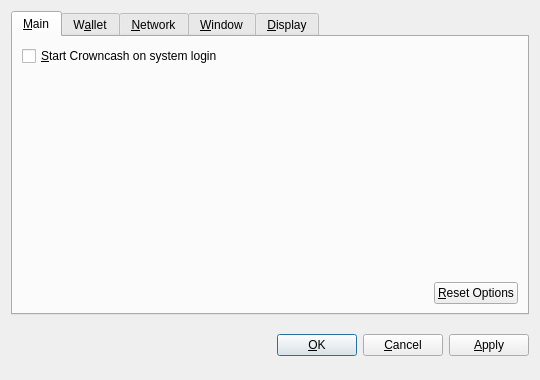
<?xml version="1.0" encoding="UTF-8"?>
<ui version="4.0">
 <class>OptionsDialog</class>
 <widget class="QDialog" name="OptionsDialog">
  <property name="geometry">
   <rect>
    <x>0</x>
    <y>0</y>
    <width>540</width>
    <height>380</height>
   </rect>
  </property>
  <property name="windowTitle">
   <string>Options</string>
  </property>
  <property name="styleSheet">
   <string notr="true">background-image: url(:/images/bkg2);</string>
  </property>
  <property name="modal">
   <bool>true</bool>
  </property>
  <layout class="QVBoxLayout" name="verticalLayout">
   <item>
    <widget class="QTabWidget" name="tabWidget">
     <property name="tabPosition">
      <enum>QTabWidget::North</enum>
     </property>
     <property name="currentIndex">
      <number>0</number>
     </property>
     <widget class="QWidget" name="tabMain">
      <attribute name="title">
       <string>&amp;Main</string>
      </attribute>
      <layout class="QVBoxLayout" name="verticalLayout_Main">
       <item>
        <widget class="QCheckBox" name="bitcoinAtStartup">
         <property name="toolTip">
          <string>Automatically start Crowncash after logging in to the system.</string>
         </property>
         <property name="text">
          <string>&amp;Start Crowncash on system login</string>
         </property>
        </widget>
       </item>
       <item>
        <spacer name="verticalSpacer_Main">
         <property name="orientation">
          <enum>Qt::Vertical</enum>
         </property>
         <property name="sizeHint" stdset="0">
          <size>
           <width>20</width>
           <height>40</height>
          </size>
         </property>
        </spacer>
       </item>
       <item>
        <layout class="QHBoxLayout" name="horizontalLayout_2_Main">
         <item>
          <spacer name="horizontalSpacer_2_Main">
           <property name="orientation">
            <enum>Qt::Horizontal</enum>
           </property>
           <property name="sizeHint" stdset="0">
            <size>
             <width>40</width>
             <height>20</height>
            </size>
           </property>
          </spacer>
         </item>
         <item>
          <widget class="QPushButton" name="resetButton">
           <property name="toolTip">
            <string>Reset all client options to default.</string>
           </property>
           <property name="text">
            <string>&amp;Reset Options</string>
           </property>
           <property name="autoDefault">
            <bool>false</bool>
           </property>
          </widget>
         </item>
        </layout>
       </item>
      </layout>
     </widget>
     <widget class="QWidget" name="tabWallet">
      <attribute name="title">
       <string>W&amp;allet</string>
      </attribute>
      <layout class="QVBoxLayout" name="verticalLayout_Network">
       <item>
        <widget class="QLabel" name="transactionFeeInfoLabel">
         <property name="text">
          <string>Optional transaction fee per kB that helps make sure your transactions are processed quickly. Most transactions are 1 kB.</string>
         </property>
         <property name="textFormat">
          <enum>Qt::PlainText</enum>
         </property>
         <property name="wordWrap">
          <bool>true</bool>
         </property>
        </widget>
       </item>
       <item>
        <layout class="QHBoxLayout" name="horizontalLayout_1_Main">
         <item>
          <widget class="QLabel" name="transactionFeeLabel">
           <property name="text">
            <string>Pay transaction &amp;fee</string>
           </property>
           <property name="textFormat">
            <enum>Qt::PlainText</enum>
           </property>
           <property name="buddy">
            <cstring>transactionFee</cstring>
           </property>
          </widget>
         </item>
         <item>
          <widget class="BitcoinAmountField" name="transactionFee"/>
         </item>
         <item>
          <spacer name="horizontalSpacer_1_Main">
           <property name="orientation">
            <enum>Qt::Horizontal</enum>
           </property>
           <property name="sizeHint" stdset="0">
            <size>
             <width>40</width>
             <height>20</height>
            </size>
           </property>
          </spacer>
         </item>
        </layout>
       </item>
       <item>
        <widget class="QLabel" name="label">
         <property name="text">
          <string>If you disable the spending of unconfirmed change, the change from a transaction cannot be used until that transaction has at least one confirmation. This also affects how your balance is computed.</string>
         </property>
         <property name="wordWrap">
          <bool>true</bool>
         </property>
        </widget>
       </item>
       <item>
        <widget class="QCheckBox" name="spendZeroConfChange">
         <property name="text">
          <string>Spend unconfirmed change  (experts only)</string>
         </property>
        </widget>
       </item>
       <item>
        <spacer name="verticalSpacer">
         <property name="orientation">
          <enum>Qt::Vertical</enum>
         </property>
         <property name="sizeHint" stdset="0">
          <size>
           <width>20</width>
           <height>40</height>
          </size>
         </property>
        </spacer>
       </item>
      </layout>
     </widget>
     <widget class="QWidget" name="tabNetwork">
      <attribute name="title">
       <string>&amp;Network</string>
      </attribute>
      <layout class="QVBoxLayout" name="verticalLayout_Network">
       <item>
        <widget class="QCheckBox" name="mapPortUpnp">
         <property name="toolTip">
          <string>Automatically open the Crowncash client port on the router. This only works when your router supports UPnP and it is enabled.</string>
         </property>
         <property name="text">
          <string>Map port using &amp;UPnP</string>
         </property>
        </widget>
       </item>
       <item>
        <widget class="QCheckBox" name="connectSocks">
         <property name="toolTip">
          <string>Connect to the Crowncash network through a SOCKS proxy (e.g. when connecting through Tor).</string>
         </property>
         <property name="text">
          <string>&amp;Connect through SOCKS proxy:</string>
         </property>
        </widget>
       </item>
       <item>
        <layout class="QHBoxLayout" name="horizontalLayout_Network">
         <item>
          <widget class="QLabel" name="proxyIpLabel">
           <property name="text">
            <string>Proxy &amp;IP:</string>
           </property>
           <property name="textFormat">
            <enum>Qt::PlainText</enum>
           </property>
           <property name="buddy">
            <cstring>proxyIp</cstring>
           </property>
          </widget>
         </item>
         <item>
          <widget class="QValidatedLineEdit" name="proxyIp">
           <property name="maximumSize">
            <size>
             <width>140</width>
             <height>16777215</height>
            </size>
           </property>
           <property name="toolTip">
            <string>IP address of the proxy (e.g. 127.0.0.1)</string>
           </property>
          </widget>
         </item>
         <item>
          <widget class="QLabel" name="proxyPortLabel">
           <property name="text">
            <string>&amp;Port:</string>
           </property>
           <property name="textFormat">
            <enum>Qt::PlainText</enum>
           </property>
           <property name="buddy">
            <cstring>proxyPort</cstring>
           </property>
          </widget>
         </item>
         <item>
          <widget class="QLineEdit" name="proxyPort">
           <property name="maximumSize">
            <size>
             <width>55</width>
             <height>16777215</height>
            </size>
           </property>
           <property name="toolTip">
            <string>Port of the proxy (e.g. 9050)</string>
           </property>
          </widget>
         </item>
         <item>
          <widget class="QLabel" name="socksVersionLabel">
           <property name="text">
            <string>SOCKS &amp;Version:</string>
           </property>
           <property name="textFormat">
            <enum>Qt::PlainText</enum>
           </property>
           <property name="buddy">
            <cstring>socksVersion</cstring>
           </property>
          </widget>
         </item>
         <item>
          <widget class="QValueComboBox" name="socksVersion">
           <property name="toolTip">
            <string>SOCKS version of the proxy (e.g. 5)</string>
           </property>
          </widget>
         </item>
         <item>
          <spacer name="horizontalSpacer_Network">
           <property name="orientation">
            <enum>Qt::Horizontal</enum>
           </property>
           <property name="sizeHint" stdset="0">
            <size>
             <width>40</width>
             <height>20</height>
            </size>
           </property>
          </spacer>
         </item>
        </layout>
       </item>
       <item>
        <spacer name="verticalSpacer_Network">
         <property name="orientation">
          <enum>Qt::Vertical</enum>
         </property>
         <property name="sizeHint" stdset="0">
          <size>
           <width>20</width>
           <height>40</height>
          </size>
         </property>
        </spacer>
       </item>
      </layout>
     </widget>
     <widget class="QWidget" name="tabWindow">
      <attribute name="title">
       <string>&amp;Window</string>
      </attribute>
      <layout class="QVBoxLayout" name="verticalLayout_Window">
       <item>
        <widget class="QCheckBox" name="minimizeToTray">
         <property name="toolTip">
          <string>Show only a tray icon after minimizing the window.</string>
         </property>
         <property name="text">
          <string>&amp;Minimize to the tray instead of the taskbar</string>
         </property>
        </widget>
       </item>
       <item>
        <widget class="QCheckBox" name="minimizeOnClose">
         <property name="toolTip">
          <string>Minimize instead of exit the application when the window is closed. When this option is enabled, the application will be closed only after selecting Quit in the menu.</string>
         </property>
         <property name="text">
          <string>M&amp;inimize on close</string>
         </property>
        </widget>
       </item>
       <item>
        <spacer name="verticalSpacer_Window">
         <property name="orientation">
          <enum>Qt::Vertical</enum>
         </property>
         <property name="sizeHint" stdset="0">
          <size>
           <width>20</width>
           <height>40</height>
          </size>
         </property>
        </spacer>
       </item>
      </layout>
     </widget>
     <widget class="QWidget" name="tabDisplay">
      <attribute name="title">
       <string>&amp;Display</string>
      </attribute>
      <layout class="QVBoxLayout" name="verticalLayout_Display">
       <item>
        <layout class="QHBoxLayout" name="horizontalLayout_1_Display">
         <item>
          <widget class="QLabel" name="langLabel">
           <property name="text">
            <string>User Interface &amp;language:</string>
           </property>
           <property name="textFormat">
            <enum>Qt::PlainText</enum>
           </property>
           <property name="buddy">
            <cstring>lang</cstring>
           </property>
          </widget>
         </item>
         <item>
          <widget class="QValueComboBox" name="lang">
           <property name="toolTip">
            <string>The user interface language can be set here. This setting will take effect after restarting Crowncash.</string>
           </property>
          </widget>
         </item>
        </layout>
       </item>
       <item>
        <layout class="QHBoxLayout" name="horizontalLayout_2_Display">
         <item>
          <widget class="QLabel" name="unitLabel">
           <property name="text">
            <string>&amp;Unit to show amounts in:</string>
           </property>
           <property name="textFormat">
            <enum>Qt::PlainText</enum>
           </property>
           <property name="buddy">
            <cstring>unit</cstring>
           </property>
          </widget>
         </item>
         <item>
          <widget class="QValueComboBox" name="unit">
           <property name="toolTip">
            <string>Choose the default subdivision unit to show in the interface and when sending coins.</string>
           </property>
          </widget>
         </item>
        </layout>
       </item>
       <item>
        <widget class="QCheckBox" name="displayAddresses">
         <property name="toolTip">
          <string>Whether to show Crowncash addresses in the transaction list or not.</string>
         </property>
         <property name="text">
          <string>&amp;Display addresses in transaction list</string>
         </property>
        </widget>
       </item>
       <item>
        <widget class="QCheckBox" name="coinControlFeatures">
         <property name="toolTip">
          <string>Whether to show coin control features or not.</string>
         </property>
         <property name="text">
          <string>Display coin &amp;control features (experts only!)</string>
         </property>
        </widget>
       </item>
       <item>
        <spacer name="verticalSpacer_Display">
         <property name="orientation">
          <enum>Qt::Vertical</enum>
         </property>
         <property name="sizeHint" stdset="0">
          <size>
           <width>20</width>
           <height>40</height>
          </size>
         </property>
        </spacer>
       </item>
      </layout>
     </widget>
    </widget>
   </item>
   <item>
    <layout class="QHBoxLayout" name="horizontalLayout_Buttons">
     <item>
      <spacer name="horizontalSpacer_1">
       <property name="orientation">
        <enum>Qt::Horizontal</enum>
       </property>
       <property name="sizeHint" stdset="0">
        <size>
         <width>40</width>
         <height>48</height>
        </size>
       </property>
      </spacer>
     </item>
     <item>
      <widget class="QLabel" name="statusLabel">
       <property name="font">
        <font>
         <weight>75</weight>
         <bold>true</bold>
        </font>
       </property>
       <property name="text">
        <string/>
       </property>
       <property name="textFormat">
        <enum>Qt::PlainText</enum>
       </property>
       <property name="wordWrap">
        <bool>true</bool>
       </property>
      </widget>
     </item>
     <item>
      <spacer name="horizontalSpacer_2">
       <property name="orientation">
        <enum>Qt::Horizontal</enum>
       </property>
       <property name="sizeHint" stdset="0">
        <size>
         <width>40</width>
         <height>48</height>
        </size>
       </property>
      </spacer>
     </item>
     <item>
      <widget class="QPushButton" name="okButton">
       <property name="text">
        <string>&amp;OK</string>
       </property>
      </widget>
     </item>
     <item>
      <widget class="QPushButton" name="cancelButton">
       <property name="text">
        <string>&amp;Cancel</string>
       </property>
       <property name="autoDefault">
        <bool>false</bool>
       </property>
      </widget>
     </item>
     <item>
      <widget class="QPushButton" name="applyButton">
       <property name="text">
        <string>&amp;Apply</string>
       </property>
       <property name="autoDefault">
        <bool>false</bool>
       </property>
      </widget>
     </item>
    </layout>
   </item>
  </layout>
 </widget>
 <customwidgets>
  <customwidget>
   <class>BitcoinAmountField</class>
   <extends>QSpinBox</extends>
   <header>bitcoinamountfield.h</header>
   <container>1</container>
  </customwidget>
  <customwidget>
   <class>QValueComboBox</class>
   <extends>QComboBox</extends>
   <header>qvaluecombobox.h</header>
  </customwidget>
  <customwidget>
   <class>QValidatedLineEdit</class>
   <extends>QLineEdit</extends>
   <header>qvalidatedlineedit.h</header>
  </customwidget>
 </customwidgets>
 <resources/>
 <connections/>
</ui>
